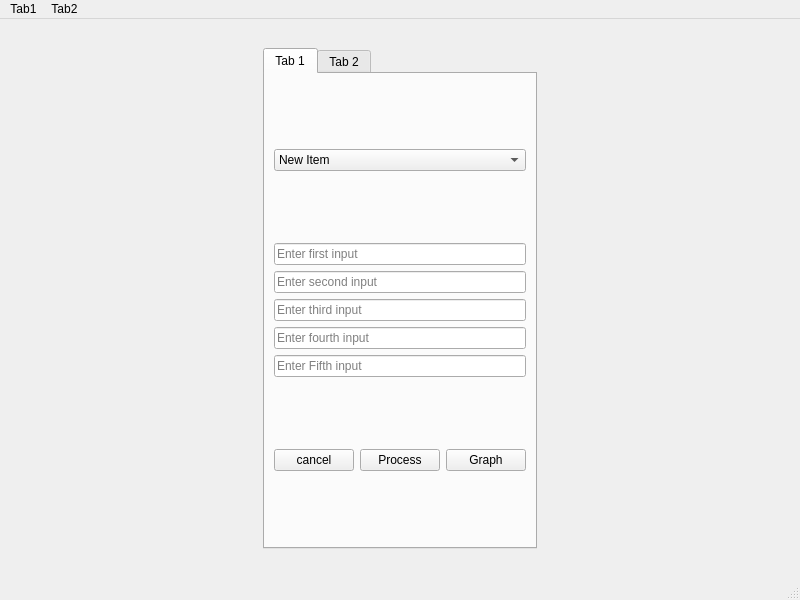
<?xml version="1.0" encoding="UTF-8"?>
<ui version="4.0">
 <class>MainWindow</class>
 <widget class="QMainWindow" name="MainWindow">
  <property name="geometry">
   <rect>
    <x>0</x>
    <y>0</y>
    <width>800</width>
    <height>600</height>
   </rect>
  </property>
  <property name="windowTitle">
   <string>MainWindow</string>
  </property>
  <widget class="QWidget" name="centralwidget">
   <property name="autoFillBackground">
    <bool>false</bool>
   </property>
   <layout class="QGridLayout" name="gridLayout_2">
    <item row="0" column="0">
     <widget class="QTabWidget" name="tabWidget">
      <property name="sizePolicy">
       <sizepolicy hsizetype="Maximum" vsizetype="Maximum">
        <horstretch>1</horstretch>
        <verstretch>1</verstretch>
       </sizepolicy>
      </property>
      <property name="minimumSize">
       <size>
        <width>0</width>
        <height>501</height>
       </size>
      </property>
      <property name="maximumSize">
       <size>
        <width>16777215</width>
        <height>501</height>
       </size>
      </property>
      <property name="currentIndex">
       <number>0</number>
      </property>
      <widget class="QWidget" name="tab">
       <property name="sizePolicy">
        <sizepolicy hsizetype="Maximum" vsizetype="Maximum">
         <horstretch>1</horstretch>
         <verstretch>1</verstretch>
        </sizepolicy>
       </property>
       <attribute name="title">
        <string>Tab 1</string>
       </attribute>
       <layout class="QGridLayout" name="gridLayout">
        <item row="0" column="0">
         <widget class="QComboBox" name="comboBox">
          <item>
           <property name="text">
            <string>New Item</string>
           </property>
          </item>
          <item>
           <property name="text">
            <string>New Item</string>
           </property>
          </item>
          <item>
           <property name="text">
            <string>New Item</string>
           </property>
          </item>
          <item>
           <property name="text">
            <string>New Item</string>
           </property>
          </item>
          <item>
           <property name="text">
            <string>New Item</string>
           </property>
          </item>
         </widget>
        </item>
        <item row="1" column="0">
         <layout class="QVBoxLayout" name="verticalLayout">
          <item>
           <widget class="QLineEdit" name="lineEdit_4">
            <property name="placeholderText">
             <string>Enter first input</string>
            </property>
           </widget>
          </item>
          <item>
           <widget class="QLineEdit" name="lineEdit">
            <property name="placeholderText">
             <string>Enter second input</string>
            </property>
           </widget>
          </item>
          <item>
           <widget class="QLineEdit" name="lineEdit_2">
            <property name="placeholderText">
             <string>Enter third input</string>
            </property>
           </widget>
          </item>
          <item>
           <widget class="QLineEdit" name="lineEdit_3">
            <property name="placeholderText">
             <string>Enter fourth input</string>
            </property>
           </widget>
          </item>
          <item>
           <widget class="QLineEdit" name="lineEdit_5">
            <property name="placeholderText">
             <string>Enter Fifth input</string>
            </property>
           </widget>
          </item>
         </layout>
        </item>
        <item row="2" column="0">
         <layout class="QHBoxLayout" name="horizontalLayout_4">
          <item>
           <widget class="QPushButton" name="pushButton_7">
            <property name="text">
             <string>cancel</string>
            </property>
           </widget>
          </item>
          <item>
           <widget class="QPushButton" name="pushButton_52">
            <property name="text">
             <string>Process</string>
            </property>
           </widget>
          </item>
          <item>
           <widget class="QPushButton" name="pushButton_8">
            <property name="text">
             <string>Graph</string>
            </property>
           </widget>
          </item>
         </layout>
        </item>
       </layout>
      </widget>
      <widget class="QWidget" name="tab_2">
       <attribute name="title">
        <string>Tab 2</string>
       </attribute>
       <layout class="QGridLayout" name="gridLayout_3">
        <item row="0" column="0">
         <widget class="QComboBox" name="comboBox_7">
          <item>
           <property name="text">
            <string>New Item</string>
           </property>
          </item>
          <item>
           <property name="text">
            <string>New Item</string>
           </property>
          </item>
          <item>
           <property name="text">
            <string>New Item</string>
           </property>
          </item>
          <item>
           <property name="text">
            <string>New Item</string>
           </property>
          </item>
          <item>
           <property name="text">
            <string>New Item</string>
           </property>
          </item>
         </widget>
        </item>
        <item row="1" column="0">
         <layout class="QVBoxLayout" name="verticalLayout_6">
          <item>
           <widget class="QLineEdit" name="lineEdit_31">
            <property name="placeholderText">
             <string>Enter first input</string>
            </property>
           </widget>
          </item>
          <item>
           <widget class="QLineEdit" name="lineEdit_32">
            <property name="placeholderText">
             <string>Enter second input</string>
            </property>
           </widget>
          </item>
          <item>
           <widget class="QLineEdit" name="lineEdit_33">
            <property name="placeholderText">
             <string>Enter third input</string>
            </property>
           </widget>
          </item>
          <item>
           <widget class="QLineEdit" name="lineEdit_34">
            <property name="placeholderText">
             <string>Enter fourth input</string>
            </property>
           </widget>
          </item>
          <item>
           <widget class="QLineEdit" name="lineEdit_35">
            <property name="placeholderText">
             <string>Enter Fifth input</string>
            </property>
           </widget>
          </item>
         </layout>
        </item>
        <item row="2" column="0">
         <layout class="QHBoxLayout" name="horizontalLayout_25">
          <item>
           <widget class="QPushButton" name="pushButton_49">
            <property name="text">
             <string>cancel</string>
            </property>
           </widget>
          </item>
          <item>
           <widget class="QPushButton" name="pushButton_51">
            <property name="text">
             <string>Process</string>
            </property>
           </widget>
          </item>
          <item>
           <widget class="QPushButton" name="pushButton_50">
            <property name="text">
             <string>Graph</string>
            </property>
           </widget>
          </item>
         </layout>
        </item>
       </layout>
      </widget>
     </widget>
    </item>
   </layout>
  </widget>
  <widget class="QMenuBar" name="menubar">
   <property name="geometry">
    <rect>
     <x>0</x>
     <y>0</y>
     <width>800</width>
     <height>21</height>
    </rect>
   </property>
   <widget class="QMenu" name="menuTab1">
    <property name="title">
     <string>Tab1</string>
    </property>
   </widget>
   <widget class="QMenu" name="menuTab2">
    <property name="title">
     <string>Tab2</string>
    </property>
   </widget>
   <addaction name="menuTab1"/>
   <addaction name="menuTab2"/>
  </widget>
  <widget class="QStatusBar" name="statusbar"/>
 </widget>
 <resources/>
 <connections/>
</ui>
